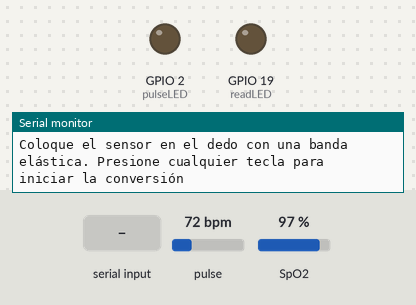
The sketch below on a simulated ESP32. On the bench: output pins drawn as LEDs (lit = HIGH), the last lines printed to the serial monitor. Dashed ring = blinking. Inputs (shaded band) come from the test bench; at power-on: pulse 72 bpm, SpO2 97 %.

Above: at 0.8 s.
0.9 s: "1" received over Serial
At 8.77 s:
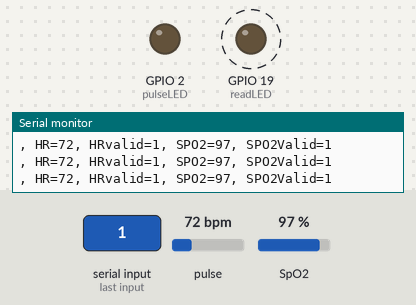
Timing chart, 0 to 11.4 s (numbered marks = the images above; inputs shaded):
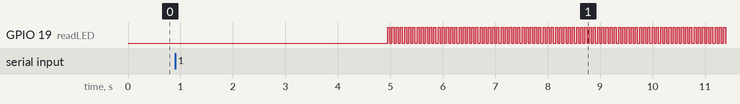

The sketch:

SPO2_BPM_ESP32_V2.ino
```cpp
/*Programador: Xavier Emmanuel Domínguez Grajales
 * En este programa se conjuntan los ejemplos de SPO2 y BPM de la libreria Sparkfun para el sensor
 * Max30102 en un ESP32, este código aún no cuenta con  la conectividad a internet.
 *
 * ESP32--------------------Max30102
 * GND------------------GND
 * Vin------------------3V3(En caso de no funcionar conectar a 5V)
 * SDA------------------GPIO21
 * SCL------------------GPIO22
*/

//Librerias
#include <Wire.h>
#include "MAX30105.h"
#include "heartRate.h"
#include "spo2_algorithm.h"

MAX30105 particleSensor;
//definición necesaria para la medición de SPO2
#define MAX_BRIGHTNESS 255

//Variables que permiten el funcionamiento del sensor MAX30102
const byte RATE_SIZE = 4; //Esta variable se puede incrementar para obtener más promedios de la medición
byte rates[RATE_SIZE]; //Arreglo de frecuencia cardiaca
byte rateSpot = 0;
long lastBeat = 0; //Tiempo en el que ocurrió el ultimo latido
float beatsPerMinute;
int beatAvg;
/*------------------------Sección SPO2 variables-----------------------------------------------*/
//Preparamos todas las variables necesarias para la medición del SPO2
uint32_t irBuffer[100]; //Datos del LED infrarrojo
uint32_t redBuffer[100];  //Daros del LED rojo

int32_t bufferLength; //longitud de datos
int32_t spo2; //SPO2 valor
int8_t validSPO2; //indicador para mostrar si el cálculo de SPO2 es válido
int32_t heartRate; //valor de la frecuencia cardiaca segun el algoritmo
int8_t validHeartRate; //indicador para mostrae si el calculo de la frecuencia cardiaca es valido.

byte pulseLED = 2; //LED integrado en ESP32
byte readLED = 19; //Parpadea con cada lectura de datos.


void setup()
{
  Serial.begin(115200);
  Serial.println("Inicializando..");
  //Definimos los leds que nos serviran como bandera
  pinMode(pulseLED, OUTPUT);
  pinMode(readLED, OUTPUT);

  // Inicialización del sensoe
  if (!particleSensor.begin(Wire, I2C_SPEED_FAST)) //Usamos los puertos I2C predeterminados y la velocidad a 400KHz
  {
    Serial.println("MAX30102 no se ha encontrado, verificar la conexión/alimentación. ");
    while (1);
  }
  Serial.println("Por favor, coloque su dedo indice con presión constante.");

  particleSensor.setup(); //Configura el sensor con los ajustes predeterminados
  particleSensor.setPulseAmplitudeRed(0x0A); //Baja el led rojo para indicar que el sensor está funcionando
  particleSensor.setPulseAmplitudeGreen(0); //Apaga el led verde. Posiblemente lo omitiremos

  Serial.println(F("Coloque el sensor en el dedo con una banda elástica. Presione cualquier tecla para iniciar la conversión"));
  while (Serial.available() == 0) ; //espere hasta que el usuario presione una tecla
  Serial.read();
/*---------------------------Definimos la parte del Setup necesaria para la medición del SPO2--------------------------------------------*/
  byte ledBrightness = 60; //Opciones: 0=Apagado a 255=50mA
  byte sampleAverage = 4; //Opciones para promediar la muestras: 1, 2, 4, 8, 16, 32
  byte ledMode = 2; //se elige las opciones del led en este caso 2 ṕorque necesitamos infrarojo y rojo: 1 = Rojo , 2 = Rojo + IR, 3 = Rojo + IR + verde
  byte sampleRate = 100; //opciones de la frecuencia de muestreo: 50, 100, 200, 400, 800, 1000, 1600, 3200
  int pulseWidth = 411; //Opciones del ancho de pulso: 69, 118, 215, 411
  int adcRange = 4096; //Opciones: 2048, 4096, 8192, 16384

  particleSensor.setup(ledBrightness, sampleAverage, ledMode, sampleRate, pulseWidth, adcRange); //Configuramos al sensor con estos ajustes
}

void loop()
{
  /*------------------------------Loop de la medición de BPM-------------------------------*/
  long irValue = particleSensor.getIR();//toma la lectura del led infrarojo

  if (checkForBeat(irValue) == true)
  {
    //Sensamos un latido
    long delta = millis() - lastBeat;
    lastBeat = millis();

    beatsPerMinute = 60 / (delta / 1000.0);

    if (beatsPerMinute < 255 && beatsPerMinute > 20)
    {
      rates[rateSpot++] = (byte)beatsPerMinute; //Almacenamos la lectura en el arreglo
      rateSpot %= RATE_SIZE; //Wrap variable

      //Tomamos el promedio de las lecturas
      beatAvg = 0;
      for (byte x = 0 ; x < RATE_SIZE ; x++)
        beatAvg += rates[x];
      beatAvg /= RATE_SIZE;
    }
  }

  Serial.print("IR=");
  Serial.print(irValue);
  Serial.print(", BPM=");
  Serial.print(beatsPerMinute);
  //Medición promedio de los latidos.
  Serial.print(", Avg BPM=");
  Serial.print(beatAvg);

  if (irValue < 50000)
    Serial.print(" No se ha colocado el dedo");

  Serial.println();
  /*-----------------------------Loop de medición de SPO2----------------------------------------------*/
  bufferLength = 100; //La longitud del búfer de 100 almacena 4 segundos de muestras

  //Lee las primeras 100 muestras y determina el rango de la señal
  for (byte i = 0 ; i < bufferLength ; i++)
  {
    while (particleSensor.available() == false) //tenemos nuevos datos?
      particleSensor.check(); //verificación del sensor en busca de nuevos datos.

    redBuffer[i] = particleSensor.getRed();
    irBuffer[i] = particleSensor.getIR();
    particleSensor.nextSample(); //Terminamos con esta muestra.

    //Serial.print(F("red="));
    //Serial.print(redBuffer[i], DEC);
    //Serial.print(F(", ir="));
    //Serial.println(irBuffer[i], DEC);
  }

  //calcular la frecuencia cardiaca después de las primeras 100 muestras (primeros 4 segundos de las muestras)
  maxim_heart_rate_and_oxygen_saturation(irBuffer, bufferLength, redBuffer, &spo2, &validSPO2, &heartRate, &validHeartRate);

  //Toma de muestras continua del MAX30102, La frecuencia cardiaca y la SPO2 se calculan cada segundo
  while (1)
  {
    for (byte i = 25; i < 100; i++)
    {
      redBuffer[i - 25] = redBuffer[i];
      irBuffer[i - 25] = irBuffer[i];
    }

    //Tomar 25 conjuntos de muestra antes de calcular la frecuencia cardiaca.
    for (byte i = 75; i < 100; i++)
    {
      while (particleSensor.available() == false) //tenemos nuevos datos?
        particleSensor.check(); //verificación del sensor en busca de nuevos datos

      digitalWrite(readLED, !digitalRead(readLED)); //Parpade el led integrado en el ESP32 por cada lectura

      redBuffer[i] = particleSensor.getRed();
      irBuffer[i] = particleSensor.getIR();
      particleSensor.nextSample(); //Se termina con esta muestra

      //Serial.print(F("red="));
      //Serial.print(redBuffer[i], DEC);
      //Serial.print(F(", ir="));
      //Serial.print(irBuffer[i], DEC);

      Serial.print(F(", HR="));
      Serial.print(heartRate, DEC);

      Serial.print(F(", HRvalid="));
      Serial.print(validHeartRate, DEC);

      Serial.print(F(", SPO2="));
      Serial.print(spo2, DEC);

      Serial.print(F(", SPO2Valid="));
      Serial.println(validSPO2, DEC);
    }

    //Después de recopilar 25 muestras vuelva a calcular HR y SPO2
    maxim_heart_rate_and_oxygen_saturation(irBuffer, bufferLength, redBuffer, &spo2, &validSPO2, &heartRate, &validHeartRate);
  }
}
```

Measured:
- after the input at 0.9 s, GPIO 19 (readLED): alternates HIGH for 0.04 s and LOW for 0.04 s, starting after 4.1 s
